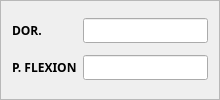
            <widget class="QFrame" name="frame_75">
             <property name="font">
              <font>
               <pointsize>9</pointsize>
              </font>
             </property>
             <property name="frameShape">
              <enum>QFrame::StyledPanel</enum>
             </property>
             <property name="frameShadow">
              <enum>QFrame::Raised</enum>
             </property>
             <layout class="QGridLayout" name="gridLayout_43">
              <item row="0" column="0">
               <widget class="QLabel" name="label_118">
                <property name="font">
                 <font>
                  <family>Segoe UI Black</family>
                  <pointsize>9</pointsize>
                  <weight>75</weight>
                  <bold>true</bold>
                 </font>
                </property>
                <property name="text">
                 <string>DOR.</string>
                </property>
               </widget>
              </item>
              <item row="0" column="1">
               <widget class="QLineEdit" name="mankle_dor_l">
                <property name="font">
                 <font>
                  <family>Segoe UI Black</family>
                  <pointsize>9</pointsize>
                  <weight>75</weight>
                  <bold>true</bold>
                 </font>
                </property>
               </widget>
              </item>
              <item row="1" column="0">
               <widget class="QLabel" name="label_119">
                <property name="font">
                 <font>
                  <family>Segoe UI Black</family>
                  <pointsize>9</pointsize>
                  <weight>75</weight>
                  <bold>true</bold>
                 </font>
                </property>
                <property name="text">
                 <string>P. FLEXION</string>
                </property>
               </widget>
              </item>
              <item row="1" column="1">
               <widget class="QLineEdit" name="mankle_plantar_l">
                <property name="font">
                 <font>
                  <family>Segoe UI Black</family>
                  <pointsize>9</pointsize>
                  <weight>75</weight>
                  <bold>true</bold>
                 </font>
                </property>
               </widget>
              </item>
             </layout>
            </widget>
